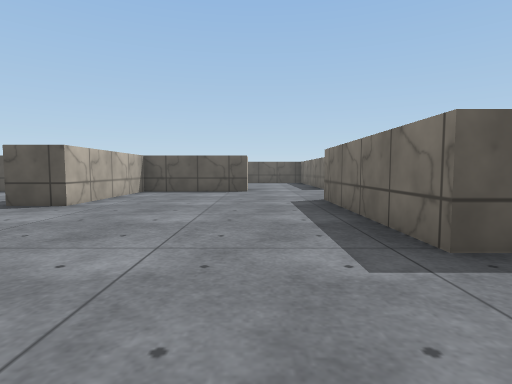
view 1 (above)

24 first-person views from a walk through a 3-D level made in the Unity game engine. The camera is 0.58 m above the floor, tilts 4° down and sees 80° across. The floor is counted in squares, 1 m on a side. Each view is taken from the middle of a square. On the plan, view 1 faces up. The plan holds only what a view shows up to about 9 squares ahead; the rest is blank. The player is left out. Some animated figures are left out. Surface patterns are stand-ins for the level's own textures.

view 2
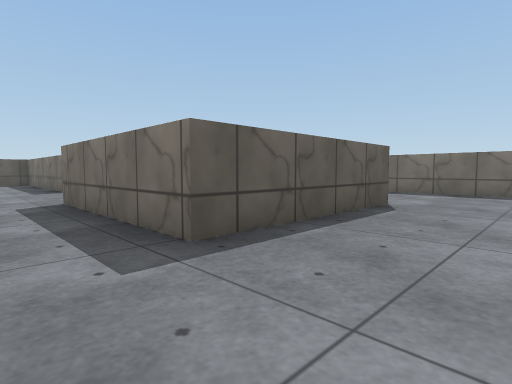

view 3
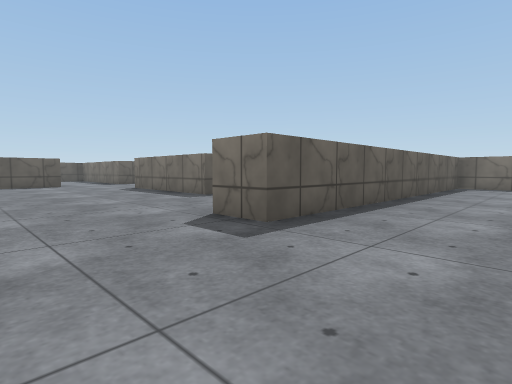

view 4
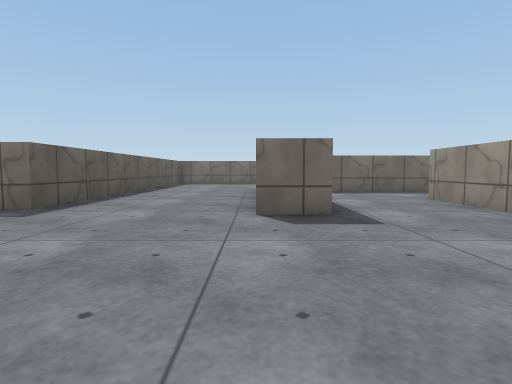

view 5
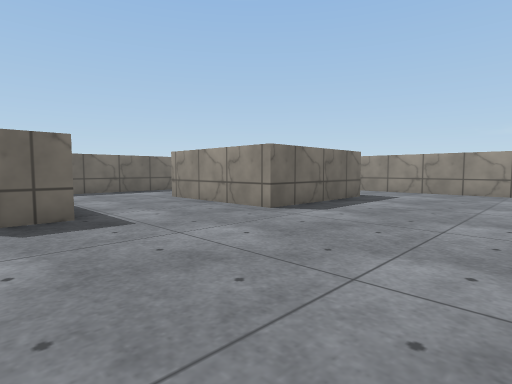

view 6
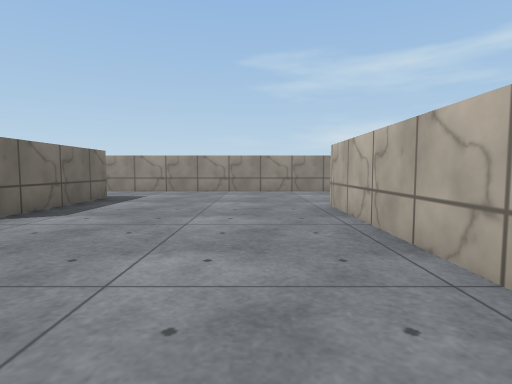

view 7
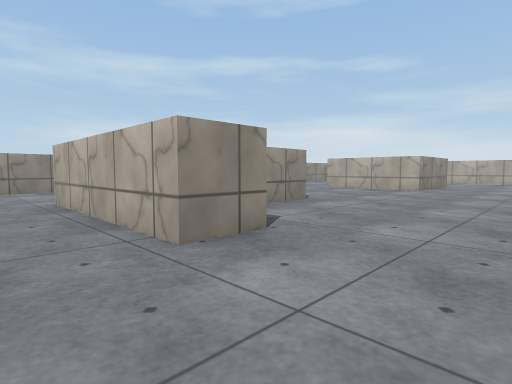

view 8
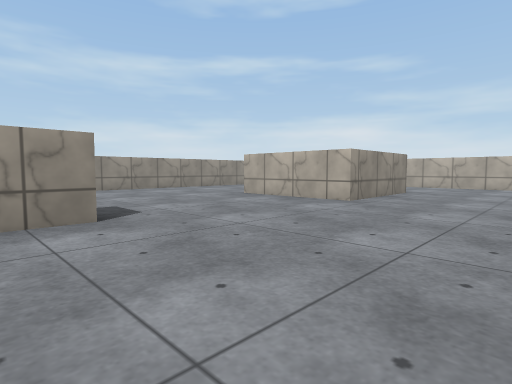

view 9
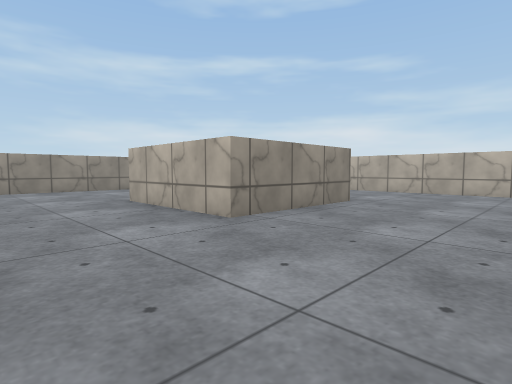

view 10
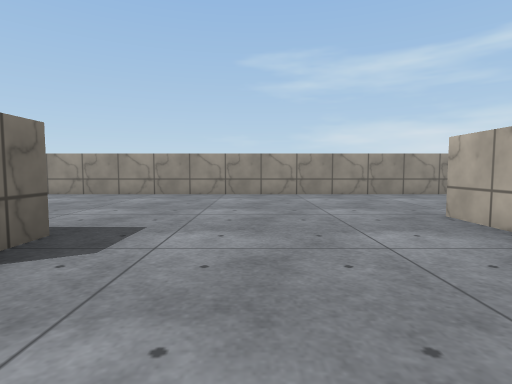

view 11
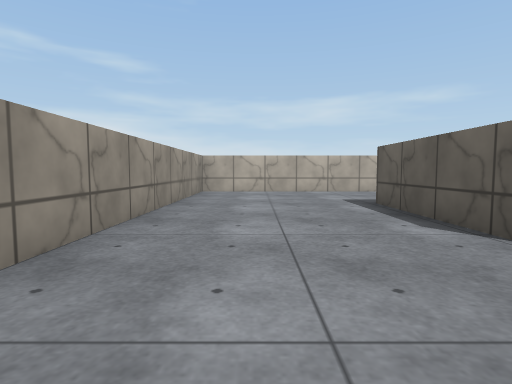

view 12
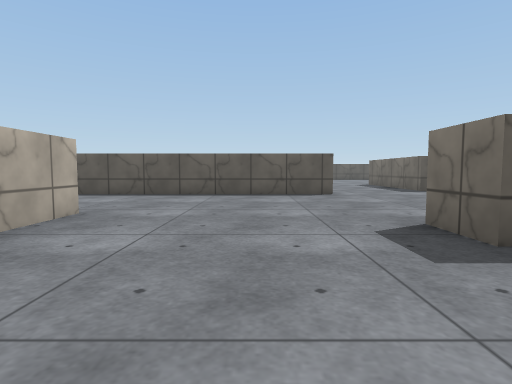

view 13
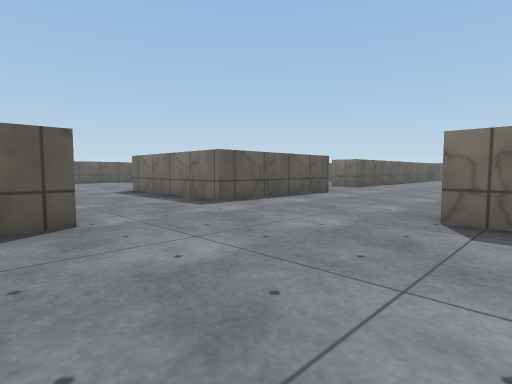

view 14
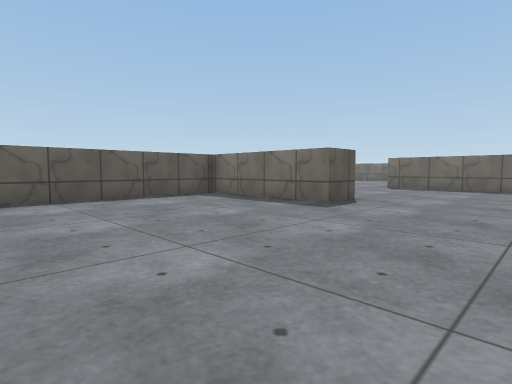

view 15
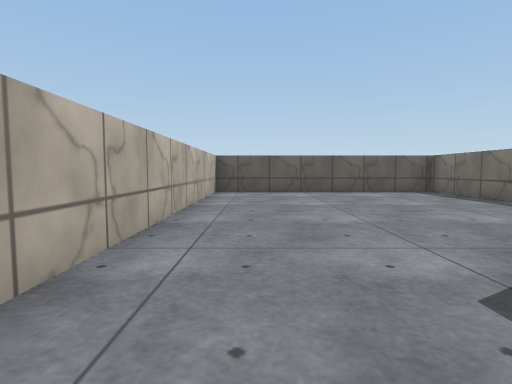

view 16
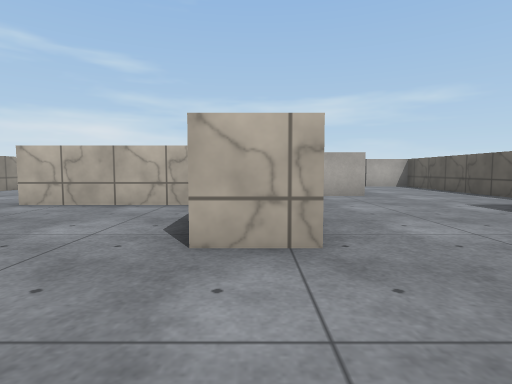

view 17
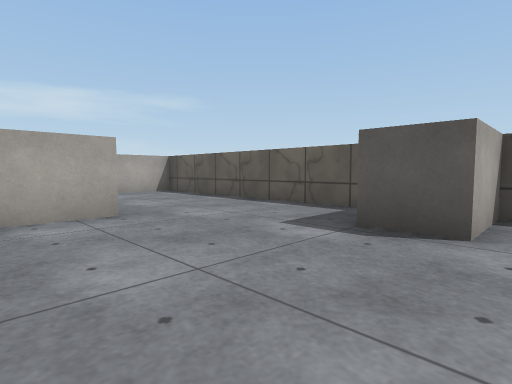

view 18
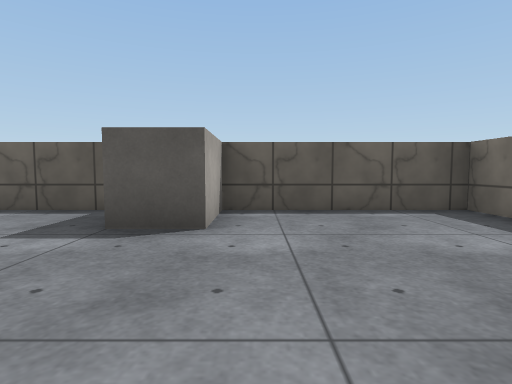

view 19
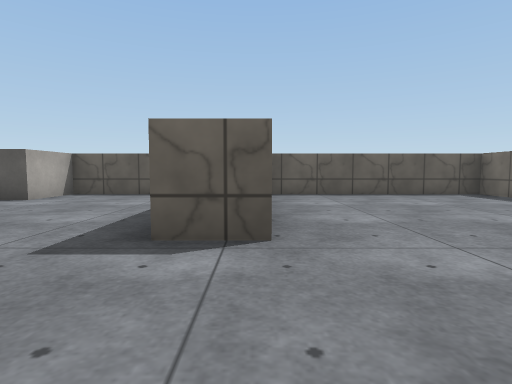

view 20
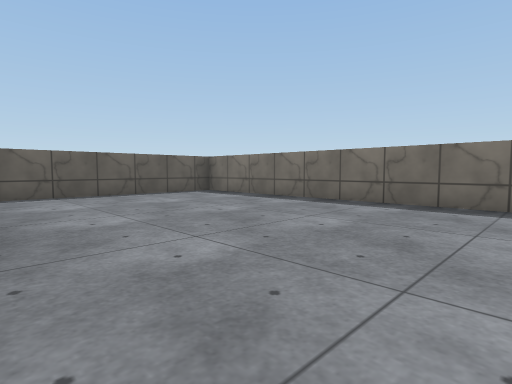

view 21
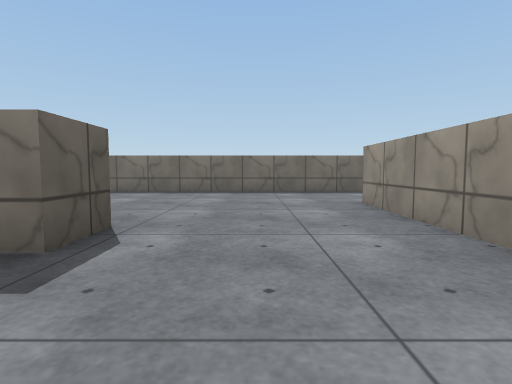

view 22
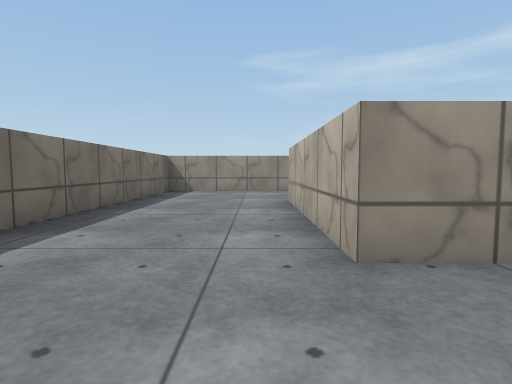

view 23
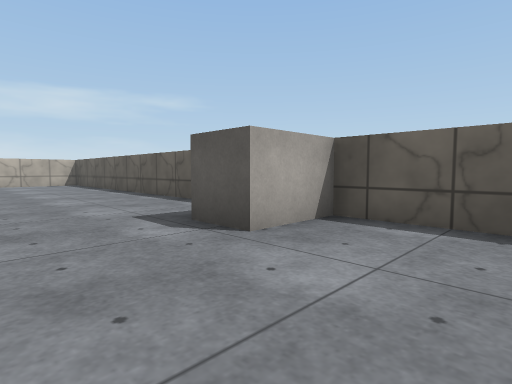

view 24
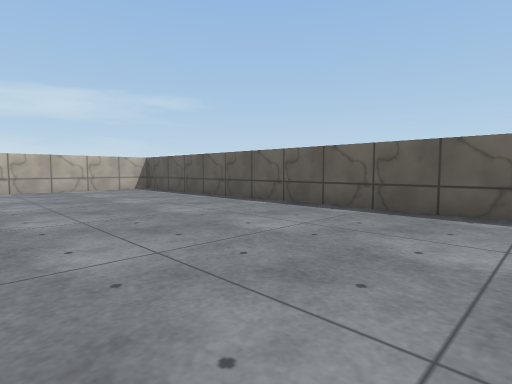

### Floor plan
Points are (right, up) in squares from view 1. A wall is a line through its corners. A room is listed if a view was taken in it or the views show most of it. See-through windows are left out.
Room 1 (views 1, 2, 3, 4, 5, 6, 7, 8, 9, 10, 11, 12, 13, 14, 15, 16, 17, 18, 19, 20, 21, 22, 23, 24)
walls: (-3.2, -2.3) (-7.3, -2.3) (-7.3, 1.7) (-6.6, 1.7); (-10, -3.5) (-16.4, -3.5); (-7.3, -6.8) (-7.3, -6.1) (-6.2, -6.1) (-6.2, -10.1); (2.1, 6.1) (5.4, 6.1) (5.4, 2.1) (1.4, 2.1) (1.4, 6.1); (-1, -6.1) (-1, -5); (-0.2, 9.6) (-0.2, 8.5) (-3.1, 8.5) (-3.1, 5) (-4.1, 5) (-4.1, 8.5) (-10.1, 8.5) (-10.1, 1.2); (5, -0.7) (8.5, -0.7) (8.5, 14.5) (3.4, 14.5); (-10.1, -8.8) (-10.1, -7.7) (-8.9, -7.7); (3.2, 9.5) (2.1, 9.5) (2.1, 10.6); (-3.1, 14.5) (-9.1, 14.5); (-11.4, 14.5) (-19.2, 14.5); (7.5, -1.7) (-0.5, -1.7) (-0.5, -0.6); (2.1, 13.6) (2.1, 14.5) (-1.5, 14.5); (-1.8, -11.6) (-1.8, -8.5) (1.2, -8.5); (-17.5, -6.9) (-14.4, -6.9) (-14.4, -9.9) (-17.5, -9.9); (3.5, -9.9) (3.5, -7.1); (-20.5, -4.6) (-20.5, -13.5) (-0.8, -13.5); (-20.5, 13.4) (-20.5, 10.8)
objects: block (-10, 13) to (-9, 14); block (-6, 10) to (-5, 11); block (-2, 13) to (-2, 14)

Positions as (right, up) in squares from view 1, and headings:
1: (0, 0), facing up
2: (0, 0), facing up-right
3: (-3, -4), facing up-right
4: (-5, -5), facing right
5: (-5, -5), facing down-right
6: (-5, -5), facing down
7: (-5, -4), facing down-left
8: (-9, -4), facing down-left
9: (-12, -4), facing down-left
10: (-12, -6), facing down
11: (-12, -12), facing left
12: (-12, -11), facing up
13: (-11, -7), facing up-right
14: (-9, 2), facing up-right
15: (-9, 0), facing up
16: (2, 9), facing left
17: (-1, 10), facing up-left
18: (-1, 10), facing up
19: (3, 7), facing up
20: (3, 7), facing up-right
21: (0, 8), facing right
22: (6, 8), facing down
23: (-7, 11), facing up-left
24: (-11, 10), facing up-left
